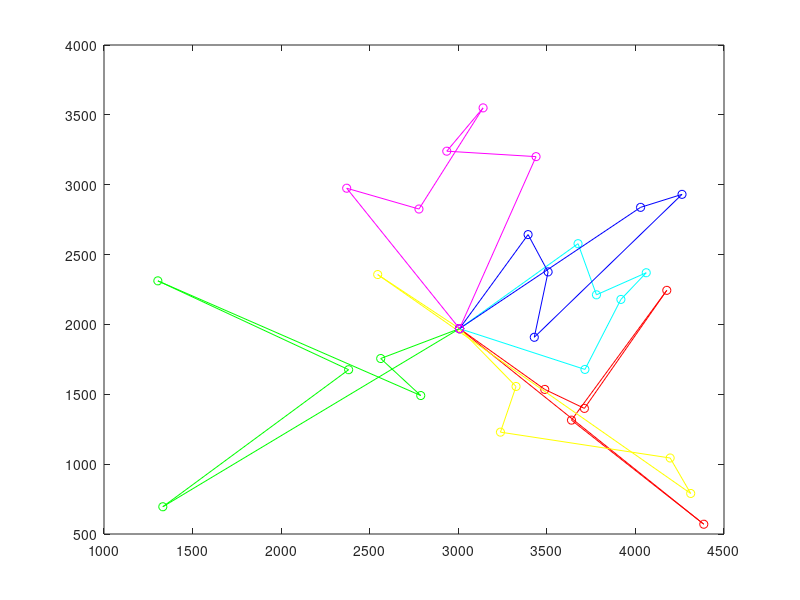

This figure's MATLAB source: (Note: this script raises an error after producing the figure.)
function varargout = MTSP(varargin)

% Initialize default configuration

% defaultConfig.xy          = 10*rand(40,2);
defaultConfig.xy      =    [3007 1970;4386 570;3639 1315;4177 2244;3712 1399;3488 1535;3326 1556;...
    3238 1229;4196 1044;4312 790;2545 2357;2562 1756;...
    2788 1491;1304 2312;2381 1676;1332 695;3715 1678;3918 2179;4061 2370;...
    3780 2212;3676 2578;4029 2838;4263 2931;3429 1908;3507 2376;...
    3394 2643;3439 3201;2935 3240;3140 3550;2778 2826;...
    2370 2975];  %31 个省会城市坐标
defaultConfig.dmat        = [];
defaultConfig.nSalesmen   = 6;
defaultConfig.minTour     = 8;
defaultConfig.popSize     = 500;
defaultConfig.numIter     = 10e3;
defaultConfig.showProg    = true;
defaultConfig.showResult  = true;
defaultConfig.showWaitbar = false;

% Interpret user configuration inputs
if ~nargin
    userConfig = struct();
elseif isstruct(varargin{1})
    userConfig = varargin{1};
else
    try
        userConfig = struct(varargin{:});
    catch
        error('Expected inputs are either a structure or parameter/value pairs');
    end
end

% Override default configuration with user inputs
configStruct = get_config(defaultConfig,userConfig);

% Extract configuration
xy          = configStruct.xy;
dmat        = configStruct.dmat;
nSalesmen  = configStruct.nSalesmen;
minTour     = configStruct.minTour;
popSize     = configStruct.popSize;
numIter     = configStruct.numIter;
showProg    = configStruct.showProg;
showResult  = configStruct.showResult;
showWaitbar = configStruct.showWaitbar;
if isempty(dmat)
    nPoints = size(xy,1);
    a = meshgrid(1:nPoints);
    dmat = reshape(sqrt(sum((xy(a,:)-xy(a',:)).^2,2)),nPoints,nPoints);
end

% Verify Inputs
[N,dims] = size(xy);
[nr,nc] = size(dmat);
if N ~= nr || N ~= nc
    error('Invalid XY or DMAT inputs!')
end
n = N - 1; % Separate Start/End City

% Sanity Checks
nSalesmen   = max(1,min(n,round(real(nSalesmen(1)))));
minTour     = max(1,min(floor(n/nSalesmen),round(real(minTour(1)))));
popSize     = max(8,8*ceil(popSize(1)/8));
numIter     = max(1,round(real(numIter(1))));
showProg    = logical(showProg(1));
showResult  = logical(showResult(1));
showWaitbar = logical(showWaitbar(1));

% Initializations for Route Break Point Selection
nBreaks = nSalesmen-1;
dof = n - minTour*nSalesmen;          % degrees of freedom
addto = ones(1,dof+1);
for k = 2:nBreaks
    addto = cumsum(addto);
end
cumProb = cumsum(addto)/sum(addto);

% Initialize the Populations
popRoute = zeros(popSize,n);         % population of routes
popBreak = zeros(popSize,nBreaks);   % population of breaks
popRoute(1,:) = (1:n) + 1;
popBreak(1,:) = rand_breaks();
for k = 2:popSize
    popRoute(k,:) = randperm(n) + 1;
    popBreak(k,:) = rand_breaks();
end

% Select the Colors for the Plotted Routes
pclr = ~get(0,'DefaultAxesColor');
clr = [1 0 0; 0 0 1; 0.67 0 1; 0 1 0; 1 0.5 0];
if nSalesmen > 5
    clr = hsv(nSalesmen);
end

% Run the GA
globalMin = Inf;
totalDist = zeros(1,popSize);
distHistory = zeros(1,numIter);
tmpPopRoute = zeros(8,n);
tmpPopBreak = zeros(8,nBreaks);
newPopRoute = zeros(popSize,n);
newPopBreak = zeros(popSize,nBreaks);
if showProg
    figure('Name','MTSPF_GA | Current Best Solution','Numbertitle','off');
    hAx = gca;
end
if showWaitbar
    hWait = waitbar(0,'Searching for near-optimal solution ...');
end
for iter = 1:numIter
    % Evaluate Members of the Population
    for p = 1:popSize
        d = 0;
        pRoute = popRoute(p,:);
        pBreak = popBreak(p,:);
        rng = [[1 pBreak+1];[pBreak n]]';
        for s = 1:nSalesmen
            d = d + dmat(1,pRoute(rng(s,1))); % Add Start Distance
            for k = rng(s,1):rng(s,2)-1
                d = d + dmat(pRoute(k),pRoute(k+1));
            end
            d = d + dmat(pRoute(rng(s,2)),1); % Add End Distance
        end
        totalDist(p) = d;
    end

    % Find the Best Route in the Population
    [minDist,index] = min(totalDist);
    distHistory(iter) = minDist;
    if minDist < globalMin
        globalMin = minDist;
        optRoute = popRoute(index,:);
        optBreak = popBreak(index,:);
        rng = [[1 optBreak+1];[optBreak n]]';
        if showProg
            % Plot the Best Route
            for s = 1:nSalesmen
                rte = [1 optRoute(rng(s,1):rng(s,2)) 1];
                if dims > 2, plot3(hAx,xy(rte,1),xy(rte,2),xy(rte,3),'.-','Color',clr(s,:));
                else plot(hAx,xy(rte,1),xy(rte,2),'o-','Color',clr(s,:)); end
                hold(hAx,'on');
            end
            if dims > 2, plot3(hAx,xy(1,1),xy(1,2),xy(1,3),'o','Color',pclr);
            else plot(hAx,xy(1,1),xy(1,2),'-o','Color',pclr); end
            title(hAx,sprintf('Total Distance = %1.4f, Iteration = %d',minDist,iter));
            hold(hAx,'off');
            drawnow;
        end
    end

    % Genetic Algorithm Operators
    randomOrder = randperm(popSize);
    for p = 8:8:popSize
        rtes = popRoute(randomOrder(p-7:p),:);
        brks = popBreak(randomOrder(p-7:p),:);
        dists = totalDist(randomOrder(p-7:p));
        [ignore,idx] = min(dists); %#ok
        bestOf8Route = rtes(idx,:);
        bestOf8Break = brks(idx,:);
        routeInsertionPoints = sort(ceil(n*rand(1,2)));
        I = routeInsertionPoints(1);
        J = routeInsertionPoints(2);
        for k = 1:8 % Generate New Solutions
            tmpPopRoute(k,:) = bestOf8Route;
            tmpPopBreak(k,:) = bestOf8Break;
            switch k
                case 2 % Flip
                    tmpPopRoute(k,I:J) = tmpPopRoute(k,J:-1:I);
                case 3 % Swap
                    tmpPopRoute(k,[I J]) = tmpPopRoute(k,[J I]);
                case 4 % Slide
                    tmpPopRoute(k,I:J) = tmpPopRoute(k,[I+1:J I]);
                case 5 % Modify Breaks
                    tmpPopBreak(k,:) = rand_breaks();
                case 6 % Flip, Modify Breaks
                    tmpPopRoute(k,I:J) = tmpPopRoute(k,J:-1:I);
                    tmpPopBreak(k,:) = rand_breaks();
                case 7 % Swap, Modify Breaks
                    tmpPopRoute(k,[I J]) = tmpPopRoute(k,[J I]);
                    tmpPopBreak(k,:) = rand_breaks();
                case 8 % Slide, Modify Breaks
                    tmpPopRoute(k,I:J) = tmpPopRoute(k,[I+1:J I]);
                    tmpPopBreak(k,:) = rand_breaks();
                otherwise % Do Nothing
            end
        end
        newPopRoute(p-7:p,:) = tmpPopRoute;
        newPopBreak(p-7:p,:) = tmpPopBreak;
    end
    popRoute = newPopRoute;
    popBreak = newPopBreak;

    % Update the waitbar
    if showWaitbar && ~mod(iter,ceil(numIter/325))
        waitbar(iter/numIter,hWait);
    end

end
if showWaitbar
    close(hWait);
end

if showResult
    % Plots
    figure('Name','MTSPF_GA | Results','Numbertitle','off');
    % subplot(2,2,1);
    % figure(1)
    % if dims > 2, plot3(xy(:,1),xy(:,2),xy(:,3),'.','Color',pclr);
    % else plot(xy(:,1),xy(:,2),'bo','Color',pclr); end
    % title('City Locations');
    % subplot(2,2,2);
    % figure(2)
    % imagesc(dmat([1 optRoute],[1 optRoute]));
    % title('Distance Matrix');
    figure(3)
    % subplot(2,2,3);
    rng = [[1 optBreak+1];[optBreak n]]';
    lll={"Salesmen1","Salesmen2","Salesmen3","Salesmen4","Salesmen5","Salesmen6","start"};
    for s = 1:nSalesmen
        rte = [1 optRoute(rng(s,1):rng(s,2)) 1];
        if dims > 2, plot3(xy(rte,1),xy(rte,2),xy(rte,3),'o-','Color',clr(s,:));
        else plot(xy(rte,1),xy(rte,2),'o-','Color',clr(s,:)); end
    
        title(sprintf('Total Distance = %1.4f',minDist));

        hold on;
    end
    
    if dims > 2, plot3(xy(1,1),xy(1,2),xy(1,3),'o','Color',pclr);
    else plot(xy(1,1),xy(1,2),'o','Color',pclr); end
 
   legend(lll{1:nSalesmen},lll{end})
    figure(4)
    % subplot(2,2,4);
    
    plot(distHistory,'b','LineWidth',2);
    title('Best Solution History');
    set(gca,'XLim',[0 numIter+1],'YLim',[0 1.1*max([1 distHistory])]);
end

% Return Output
if nargout
    resultStruct = struct( ...
        'xy',          xy, ...
        'dmat',        dmat, ...
        'nSalesmen',   nSalesmen, ...
        'minTour',     minTour, ...
        'popSize',     popSize, ...
        'numIter',     numIter, ...
        'showProg',    showProg, ...
        'showResult',  showResult, ...
        'showWaitbar', showWaitbar, ...
        'optRoute',    optRoute, ...
        'optBreak',    optBreak, ...
        'minDist',     minDist);

    varargout = {resultStruct};
end

% Generate Random Set of Break Points
    function breaks = rand_breaks()
        if minTour == 1 % No Constraints on Breaks
            tmpBreaks = randperm(n-1);
            breaks = sort(tmpBreaks(1:nBreaks));
        else % Force Breaks to be at Least the Minimum Tour Length
            nAdjust = find(rand < cumProb,1)-1;
            spaces = ceil(nBreaks*rand(1,nAdjust));
            adjust = zeros(1,nBreaks);
            for kk = 1:nBreaks
                adjust(kk) = sum(spaces == kk);
            end
            breaks = minTour*(1:nBreaks) + cumsum(adjust);
        end
    end

end

% Subfunction to override the default configuration with user inputs
function config = get_config(defaultConfig,userConfig)

% Initialize the configuration structure as the default
config = defaultConfig;

% Extract the field names of the default configuration structure
defaultFields = fieldnames(defaultConfig);

% Extract the field names of the user configuration structure
userFields = fieldnames(userConfig);
nUserFields = length(userFields);

% Override any default configuration fields with user values
for i = 1:nUserFields
    userField = userFields{i};
    isField = strcmpi(defaultFields,userField);
    if nnz(isField) == 1
        thisField = defaultFields{isField};
        config.(thisField) = userConfig.(userField);
    end
end

end

